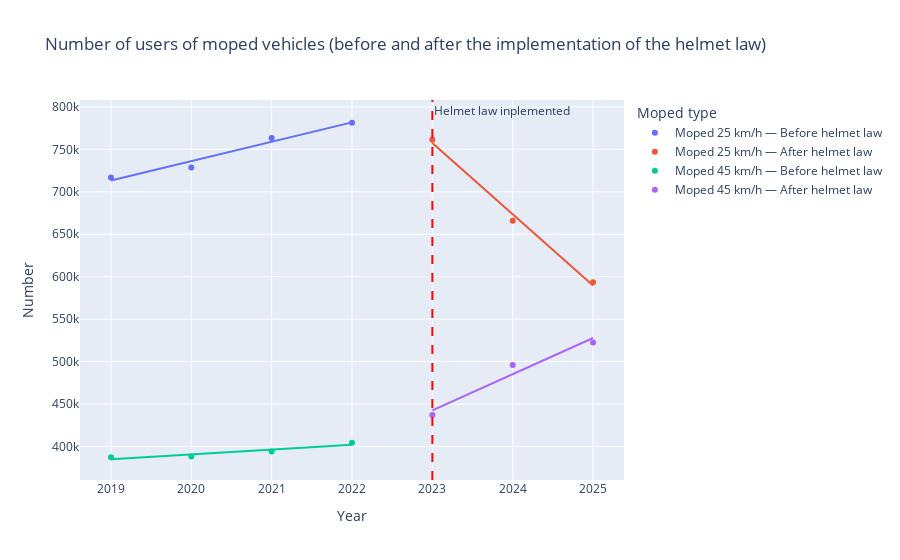

The notebook cell this image was saved under:
### Markdown cell above
# Trendlijn gesplits met voor en na invoer helmplicht

### Code cell
# 1) Jouw df -> long
long = df.melt(id_vars="Year",
               value_vars=["Moped 25 km/h", "Moped 45 km/h"],
               var_name="Serie", value_name="Number")

# 2) Zorg dat Year/Aantal numeriek zijn
long["Year"] = pd.to_numeric(long["Year"], errors="coerce")
long["Number"] = pd.to_numeric(long["Number"], errors="coerce")

# 3) Periode-labels + gecombineerde groep
long["Periode"] = np.where(long["Year"] <= 2022, "Before helmet law", "After helmet law")
long["Groep"] = long["Serie"] + " — " + long["Periode"]

# 4) Plot met OLS-trendlijnen per groep
fig = px.scatter(
    long,
    x="Year", y="Number",
    color="Groep",               # 4 groepen => 4 trendlijnen
    trendline="ols",
    trendline_scope="trace",     # per kleur-trace
    labels={"Year": "Year", "Number": "Number", "Groep": "Moped type"},
    title="Number of users of moped vehicles (before and after the implementation of the helmet law)"
)
fig.add_vline(x=2023, line_dash="dash", line_color="red",
              annotation_text="Helmet law inplemented ", annotation_position="top right")


fig.update_layout(xaxis=dict(dtick=1))
fig.show()

### Figure 1 — Plotly figure (JSON) as saved in the notebook; plotly's stock layout.template omitted (floating-point values rounded to 4 significant figures)
{"data": [{"hovertemplate": "Moped type=Moped 25 km/h — Before helmet law<br>Year=%{x}<br>Number=%{y}<extra></extra>", "legendgroup": "Moped 25 km/h — Before helmet law", "marker": {"color": "#636efa", "symbol": "circle"}, "mode": "markers", "name": "Moped 25 km/h — Before helmet law", "orientation": "v", "showlegend": true, "type": "scatter", "x": [2019, 2020, 2021, 2022], "xaxis": "x", "y": [716917, 728644, 763342, 781353], "yaxis": "y"}, {"hovertemplate": "<b>OLS trendline</b><br>Number = 22800.6 * Year + -4.5321e+07<br>R<sup>2</sup>=0.967070<br><br>Moped type=Moped 25 km/h — Before helmet law<br>Year=%{x}<br>Number=%{y} <b>(trend)</b><extra></extra>", "legendgroup": "Moped 25 km/h — Before helmet law", "marker": {"color": "#636efa", "symbol": "circle"}, "mode": "lines", "name": "Moped 25 km/h — Before helmet law", "showlegend": false, "type": "scatter", "x": [2019, 2020, 2021, 2022], "xaxis": "x", "y": [713400.0, 736200.0, 759000.0, 781800.0], "yaxis": "y"}, {"hovertemplate": "Moped type=Moped 25 km/h — After helmet law<br>Year=%{x}<br>Number=%{y}<extra></extra>", "legendgroup": "Moped 25 km/h — After helmet law", "marker": {"color": "#EF553B", "symbol": "circle"}, "mode": "markers", "name": "Moped 25 km/h — After helmet law", "orientation": "v", "showlegend": true, "type": "scatter", "x": [2023, 2024, 2025], "xaxis": "x", "y": [761219, 665809, 593364], "yaxis": "y"}, {"hovertemplate": "<b>OLS trendline</b><br>Number = -83927.5 * Year + 1.70543e+08<br>R<sup>2</sup>=0.993799<br><br>Moped type=Moped 25 km/h — After helmet law<br>Year=%{x}<br>Number=%{y} <b>(trend)</b><extra></extra>", "legendgroup": "Moped 25 km/h — After helmet law", "marker": {"color": "#EF553B", "symbol": "circle"}, "mode": "lines", "name": "Moped 25 km/h — After helmet law", "showlegend": false, "type": "scatter", "x": [2023, 2024, 2025], "xaxis": "x", "y": [757400.0, 673500.0, 589500.0], "yaxis": "y"}, {"hovertemplate": "Moped type=Moped 45 km/h — Before helmet law<br>Year=%{x}<br>Number=%{y}<extra></extra>", "legendgroup": "Moped 45 km/h — Before helmet law", "marker": {"color": "#00cc96", "symbol": "circle"}, "mode": "markers", "name": "Moped 45 km/h — Before helmet law", "orientation": "v", "showlegend": true, "type": "scatter", "x": [2019, 2020, 2021, 2022], "xaxis": "x", "y": [387331, 388345, 393991, 404282], "yaxis": "y"}, {"hovertemplate": "<b>OLS trendline</b><br>Number = 5649.9 * Year + -1.10221e+07<br>R<sup>2</sup>=0.881209<br><br>Moped type=Moped 45 km/h — Before helmet law<br>Year=%{x}<br>Number=%{y} <b>(trend)</b><extra></extra>", "legendgroup": "Moped 45 km/h — Before helmet law", "marker": {"color": "#00cc96", "symbol": "circle"}, "mode": "lines", "name": "Moped 45 km/h — Before helmet law", "showlegend": false, "type": "scatter", "x": [2019, 2020, 2021, 2022], "xaxis": "x", "y": [385000.0, 390700.0, 396300.0, 402000.0], "yaxis": "y"}, {"hovertemplate": "Moped type=Moped 45 km/h — After helmet law<br>Year=%{x}<br>Number=%{y}<extra></extra>", "legendgroup": "Moped 45 km/h — After helmet law", "marker": {"color": "#ab63fa", "symbol": "circle"}, "mode": "markers", "name": "Moped 45 km/h — After helmet law", "orientation": "v", "showlegend": true, "type": "scatter", "x": [2023, 2024, 2025], "xaxis": "x", "y": [436996, 496052, 522372], "yaxis": "y"}, {"hovertemplate": "<b>OLS trendline</b><br>Number = 42688 * Year + -8.59154e+07<br>R<sup>2</sup>=0.953282<br><br>Moped type=Moped 45 km/h — After helmet law<br>Year=%{x}<br>Number=%{y} <b>(trend)</b><extra></extra>", "legendgroup": "Moped 45 km/h — After helmet law", "marker": {"color": "#ab63fa", "symbol": "circle"}, "mode": "lines", "name": "Moped 45 km/h — After helmet law", "showlegend": false, "type": "scatter", "x": [2023, 2024, 2025], "xaxis": "x", "y": [442500.0, 485100.0, 527800.0], "yaxis": "y"}], "layout": {"annotations": [{"showarrow": false, "text": "Helmet law inplemented ", "x": 2023, "xanchor": "left", "xref": "x", "y": 1, "yanchor": "top", "yref": "y domain"}], "legend": {"title": {"text": "Moped type"}, "tracegroupgap": 0}, "shapes": [{"line": {"color": "red", "dash": "dash"}, "type": "line", "x0": 2023, "x1": 2023, "xref": "x", "y0": 0, "y1": 1, "yref": "y domain"}], "title": {"text": "Number of users of moped vehicles (before and after the implementation of the helmet law)"}, "xaxis": {"anchor": "y", "domain": [0, 1], "dtick": 1, "title": {"text": "Year"}}, "yaxis": {"anchor": "x", "domain": [0, 1], "title": {"text": "Number"}}}}
